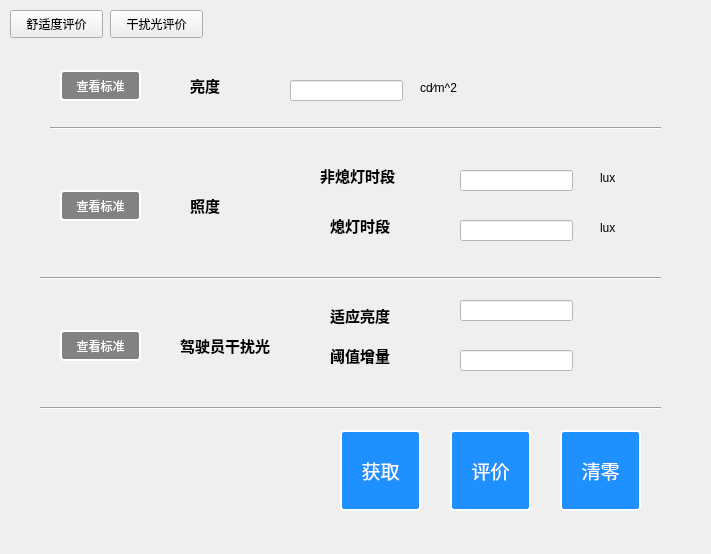
<?xml version="1.0" encoding="UTF-8"?>
<ui version="4.0">
 <class>GanRaoGuang</class>
 <widget class="QDialog" name="GanRaoGuang">
  <property name="geometry">
   <rect>
    <x>0</x>
    <y>0</y>
    <width>711</width>
    <height>554</height>
   </rect>
  </property>
  <property name="windowTitle">
   <string>Dialog</string>
  </property>
  <widget class="Line" name="line">
   <property name="geometry">
    <rect>
     <x>50</x>
     <y>120</y>
     <width>611</width>
     <height>16</height>
    </rect>
   </property>
   <property name="orientation">
    <enum>Qt::Horizontal</enum>
   </property>
  </widget>
  <widget class="Line" name="line_2">
   <property name="geometry">
    <rect>
     <x>40</x>
     <y>270</y>
     <width>621</width>
     <height>16</height>
    </rect>
   </property>
   <property name="orientation">
    <enum>Qt::Horizontal</enum>
   </property>
  </widget>
  <widget class="Line" name="line_3">
   <property name="geometry">
    <rect>
     <x>40</x>
     <y>400</y>
     <width>621</width>
     <height>16</height>
    </rect>
   </property>
   <property name="orientation">
    <enum>Qt::Horizontal</enum>
   </property>
  </widget>
  <widget class="QPushButton" name="pBGRGhuoqu">
   <property name="geometry">
    <rect>
     <x>340</x>
     <y>430</y>
     <width>81</width>
     <height>81</height>
    </rect>
   </property>
   <property name="font">
    <font>
     <family>幼圆</family>
     <pointsize>14</pointsize>
     <weight>50</weight>
     <bold>false</bold>
    </font>
   </property>
   <property name="styleSheet">
    <string notr="true">background-color: rgb(30, 144, 255);
border-width:2px;
border-style:outset;
border-radius:4px;
color: rgb(255,255,255);
</string>
   </property>
   <property name="text">
    <string>获取</string>
   </property>
  </widget>
  <widget class="QPushButton" name="pBGRGpingjia">
   <property name="geometry">
    <rect>
     <x>450</x>
     <y>430</y>
     <width>81</width>
     <height>81</height>
    </rect>
   </property>
   <property name="font">
    <font>
     <family>幼圆</family>
     <pointsize>14</pointsize>
     <weight>50</weight>
     <bold>false</bold>
    </font>
   </property>
   <property name="styleSheet">
    <string notr="true">background-color: rgb(30, 144, 255);
border-width:2px;
border-style:outset;
border-radius:4px;
color: rgb(255,255,255);
</string>
   </property>
   <property name="text">
    <string>评价</string>
   </property>
  </widget>
  <widget class="QPushButton" name="pBGetInfo_3">
   <property name="geometry">
    <rect>
     <x>560</x>
     <y>430</y>
     <width>81</width>
     <height>81</height>
    </rect>
   </property>
   <property name="font">
    <font>
     <family>幼圆</family>
     <pointsize>14</pointsize>
     <weight>50</weight>
     <bold>false</bold>
    </font>
   </property>
   <property name="styleSheet">
    <string notr="true">background-color: rgb(30, 144, 255);
border-width:2px;
border-style:outset;
border-radius:4px;
color: rgb(255,255,255);
</string>
   </property>
   <property name="text">
    <string>清零</string>
   </property>
  </widget>
  <widget class="QPushButton" name="pushGRGshushidu">
   <property name="geometry">
    <rect>
     <x>10</x>
     <y>10</y>
     <width>93</width>
     <height>28</height>
    </rect>
   </property>
   <property name="text">
    <string>舒适度评价</string>
   </property>
  </widget>
  <widget class="QPushButton" name="pushButton_5">
   <property name="geometry">
    <rect>
     <x>110</x>
     <y>10</y>
     <width>93</width>
     <height>28</height>
    </rect>
   </property>
   <property name="text">
    <string>干扰光评价</string>
   </property>
  </widget>
  <widget class="QPushButton" name="pBViewStan">
   <property name="geometry">
    <rect>
     <x>60</x>
     <y>70</y>
     <width>81</width>
     <height>31</height>
    </rect>
   </property>
   <property name="styleSheet">
    <string notr="true">background-color: rgb(130,130,130);
border-width:2px;
border-style:outset;
border-radius:4px;
color: rgb(255,255,255);</string>
   </property>
   <property name="text">
    <string>查看标准</string>
   </property>
  </widget>
  <widget class="QPushButton" name="pBViewStan_2">
   <property name="geometry">
    <rect>
     <x>60</x>
     <y>190</y>
     <width>81</width>
     <height>31</height>
    </rect>
   </property>
   <property name="styleSheet">
    <string notr="true">background-color: rgb(130,130,130);
border-width:2px;
border-style:outset;
border-radius:4px;
color: rgb(255,255,255);</string>
   </property>
   <property name="text">
    <string>查看标准</string>
   </property>
  </widget>
  <widget class="QPushButton" name="pBViewStan_3">
   <property name="geometry">
    <rect>
     <x>60</x>
     <y>330</y>
     <width>81</width>
     <height>31</height>
    </rect>
   </property>
   <property name="styleSheet">
    <string notr="true">background-color: rgb(130,130,130);
border-width:2px;
border-style:outset;
border-radius:4px;
color: rgb(255,255,255);</string>
   </property>
   <property name="text">
    <string>查看标准</string>
   </property>
  </widget>
  <widget class="QLabel" name="LBCoordinate">
   <property name="geometry">
    <rect>
     <x>190</x>
     <y>70</y>
     <width>81</width>
     <height>31</height>
    </rect>
   </property>
   <property name="font">
    <font>
     <family>Agency FB</family>
     <pointsize>11</pointsize>
     <weight>75</weight>
     <bold>true</bold>
    </font>
   </property>
   <property name="text">
    <string>亮度</string>
   </property>
  </widget>
  <widget class="QLabel" name="LBCoordinate_2">
   <property name="geometry">
    <rect>
     <x>190</x>
     <y>190</y>
     <width>51</width>
     <height>31</height>
    </rect>
   </property>
   <property name="font">
    <font>
     <family>Agency FB</family>
     <pointsize>11</pointsize>
     <weight>75</weight>
     <bold>true</bold>
    </font>
   </property>
   <property name="text">
    <string>照度</string>
   </property>
  </widget>
  <widget class="QLabel" name="LBCoordinate_3">
   <property name="geometry">
    <rect>
     <x>180</x>
     <y>330</y>
     <width>111</width>
     <height>31</height>
    </rect>
   </property>
   <property name="font">
    <font>
     <family>Agency FB</family>
     <pointsize>11</pointsize>
     <weight>75</weight>
     <bold>true</bold>
    </font>
   </property>
   <property name="text">
    <string>驾驶员干扰光</string>
   </property>
  </widget>
  <widget class="QLineEdit" name="lineEdit">
   <property name="geometry">
    <rect>
     <x>290</x>
     <y>80</y>
     <width>113</width>
     <height>21</height>
    </rect>
   </property>
   <property name="styleSheet">
    <string notr="true">background-color: rgb(255, 255, 255);</string>
   </property>
  </widget>
  <widget class="QLineEdit" name="lineEdit_2">
   <property name="geometry">
    <rect>
     <x>460</x>
     <y>170</y>
     <width>113</width>
     <height>21</height>
    </rect>
   </property>
   <property name="styleSheet">
    <string notr="true">background-color: rgb(255, 255, 255);</string>
   </property>
  </widget>
  <widget class="QLineEdit" name="lineEdit_3">
   <property name="geometry">
    <rect>
     <x>460</x>
     <y>300</y>
     <width>113</width>
     <height>21</height>
    </rect>
   </property>
   <property name="styleSheet">
    <string notr="true">background-color: rgb(255, 255, 255);</string>
   </property>
  </widget>
  <widget class="QLabel" name="label_19">
   <property name="geometry">
    <rect>
     <x>420</x>
     <y>80</y>
     <width>61</width>
     <height>16</height>
    </rect>
   </property>
   <property name="text">
    <string>cd∕m^2</string>
   </property>
  </widget>
  <widget class="QLabel" name="LBCoordinate_4">
   <property name="geometry">
    <rect>
     <x>320</x>
     <y>160</y>
     <width>91</width>
     <height>31</height>
    </rect>
   </property>
   <property name="font">
    <font>
     <family>Agency FB</family>
     <pointsize>11</pointsize>
     <weight>75</weight>
     <bold>true</bold>
    </font>
   </property>
   <property name="text">
    <string>非熄灯时段</string>
   </property>
  </widget>
  <widget class="QLabel" name="LBCoordinate_5">
   <property name="geometry">
    <rect>
     <x>330</x>
     <y>210</y>
     <width>91</width>
     <height>31</height>
    </rect>
   </property>
   <property name="font">
    <font>
     <family>Agency FB</family>
     <pointsize>11</pointsize>
     <weight>75</weight>
     <bold>true</bold>
    </font>
   </property>
   <property name="text">
    <string>熄灯时段</string>
   </property>
  </widget>
  <widget class="QLineEdit" name="lineEdit_4">
   <property name="geometry">
    <rect>
     <x>460</x>
     <y>220</y>
     <width>113</width>
     <height>21</height>
    </rect>
   </property>
   <property name="styleSheet">
    <string notr="true">background-color: rgb(255, 255, 255);</string>
   </property>
  </widget>
  <widget class="QLabel" name="label_20">
   <property name="geometry">
    <rect>
     <x>600</x>
     <y>170</y>
     <width>61</width>
     <height>16</height>
    </rect>
   </property>
   <property name="text">
    <string>lux</string>
   </property>
  </widget>
  <widget class="QLabel" name="label_21">
   <property name="geometry">
    <rect>
     <x>600</x>
     <y>220</y>
     <width>61</width>
     <height>16</height>
    </rect>
   </property>
   <property name="text">
    <string>lux</string>
   </property>
  </widget>
  <widget class="QLabel" name="LBCoordinate_6">
   <property name="geometry">
    <rect>
     <x>330</x>
     <y>300</y>
     <width>91</width>
     <height>31</height>
    </rect>
   </property>
   <property name="font">
    <font>
     <family>Agency FB</family>
     <pointsize>11</pointsize>
     <weight>75</weight>
     <bold>true</bold>
    </font>
   </property>
   <property name="text">
    <string>适应亮度</string>
   </property>
  </widget>
  <widget class="QLabel" name="LBCoordinate_7">
   <property name="geometry">
    <rect>
     <x>330</x>
     <y>340</y>
     <width>91</width>
     <height>31</height>
    </rect>
   </property>
   <property name="font">
    <font>
     <family>Agency FB</family>
     <pointsize>11</pointsize>
     <weight>75</weight>
     <bold>true</bold>
    </font>
   </property>
   <property name="text">
    <string>阈值增量</string>
   </property>
  </widget>
  <widget class="QLineEdit" name="lineEdit_5">
   <property name="geometry">
    <rect>
     <x>460</x>
     <y>350</y>
     <width>113</width>
     <height>21</height>
    </rect>
   </property>
   <property name="styleSheet">
    <string notr="true">background-color: rgb(255, 255, 255);</string>
   </property>
  </widget>
 </widget>
 <resources/>
 <connections/>
</ui>
